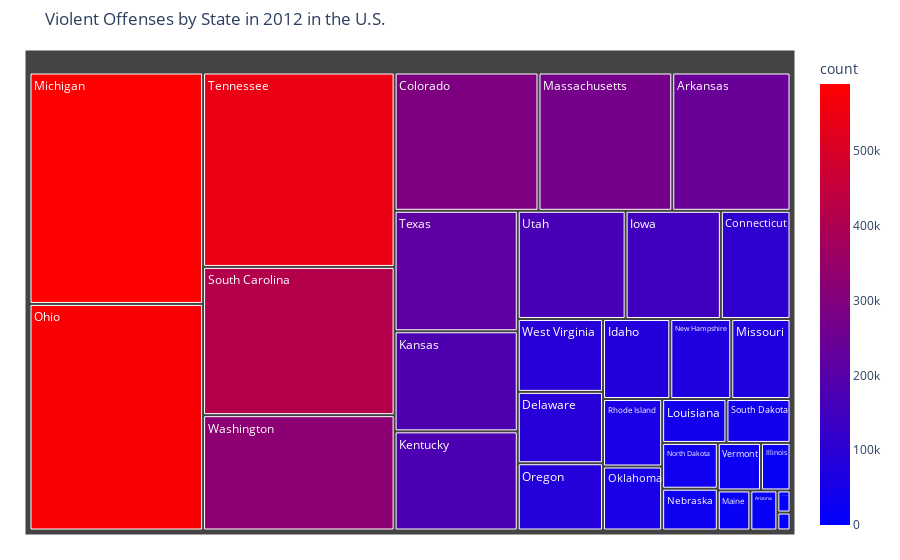

Write notebook code for a chart like this one.
### Markdown cell above
## Observing Trends Over Time

### Code cell
import plotly.express as px

just_counts = merged_data.groupby(['state_name'], as_index=False).agg({'count':'sum'})

# Sort data for clarity
df_sorted = just_counts.sort_values('count', ascending=False)
df_sorted['count'] = df_sorted['count'].clip(lower=1e-5)

fig = px.treemap(
    df_sorted, 
    path=['state_name'], 
    values='count', 
    color='count', 
    color_continuous_scale='Bluered', 
    title='Violent Offenses by State in 2012 in the U.S.'
)

fig.update_layout(margin=dict(t=50, l=25, r=25, b=25))
fig.show()

### Figure 1 — Plotly figure (JSON) as saved in the notebook; plotly's stock layout.template omitted (floating-point values rounded to 4 significant figures)
{"data": [{"branchvalues": "total", "customdata": [[4263], [15880], [240107], [292160], [110590], [89332], [3451], [79009], [20564], [151261], [181001], [179253], [41454], [19141], [271573], [589804], [69597], [34124], [71619], [37420], [577413], [55547], [84209], [15], [58575], [416802], [41323], [546766], [217773], [171327], [30146], [324366], [91265]], "domain": {"x": [0, 1], "y": [0, 1]}, "hovertemplate": "labels=%{label}<br>count_sum=%{value}<br>parent=%{parent}<br>id=%{id}<br>count=%{color}<extra></extra>", "ids": ["Alabama", "Arizona", "Arkansas", "Colorado", "Connecticut", "Delaware", "District of Columbia", "Idaho", "Illinois", "Iowa", "Kansas", "Kentucky", "Louisiana", "Maine", "Massachusetts", "Michigan", "Missouri", "Nebraska", "New Hampshire", "North Dakota", "Ohio", "Oklahoma", "Oregon", "Pennsylvania", "Rhode Island", "South Carolina", "South Dakota", "Tennessee", "Texas", "Utah", "Vermont", "Washington", "West Virginia"], "labels": ["Alabama", "Arizona", "Arkansas", "Colorado", "Connecticut", "Delaware", "District of Columbia", "Idaho", "Illinois", "Iowa", "Kansas", "Kentucky", "Louisiana", "Maine", "Massachusetts", "Michigan", "Missouri", "Nebraska", "New Hampshire", "North Dakota", "Ohio", "Oklahoma", "Oregon", "Pennsylvania", "Rhode Island", "South Carolina", "South Dakota", "Tennessee", "Texas", "Utah", "Vermont", "Washington", "West Virginia"], "marker": {"coloraxis": "coloraxis", "colors": [4263, 15880, 240107, 292160, 110590, 89332, 3451, 79009, 20564, 151261, 181001, 179253, 41454, 19141, 271573, 589804, 69597, 34124, 71619, 37420, 577413, 55547, 84209, 15, 58575, 416802, 41323, 546766, 217773, 171327, 30146, 324366, 91265]}, "name": "", "parents": ["", "", "", "", "", "", "", "", "", "", "", "", "", "", "", "", "", "", "", "", "", "", "", "", "", "", "", "", "", "", "", "", ""], "type": "treemap", "values": [4263, 15880, 240107, 292160, 110590, 89332, 3451, 79009, 20564, 151261, 181001, 179253, 41454, 19141, 271573, 589804, 69597, 34124, 71619, 37420, 577413, 55547, 84209, 15, 58575, 416802, 41323, 546766, 217773, 171327, 30146, 324366, 91265]}], "layout": {"coloraxis": {"colorbar": {"title": {"text": "count"}}, "colorscale": [[0, "rgb(0,0,255)"], [1, "rgb(255,0,0)"]]}, "legend": {"tracegroupgap": 0}, "margin": {"b": 25, "l": 25, "r": 25, "t": 50}, "title": {"text": "Violent Offenses by State in 2012 in the U.S."}}}
